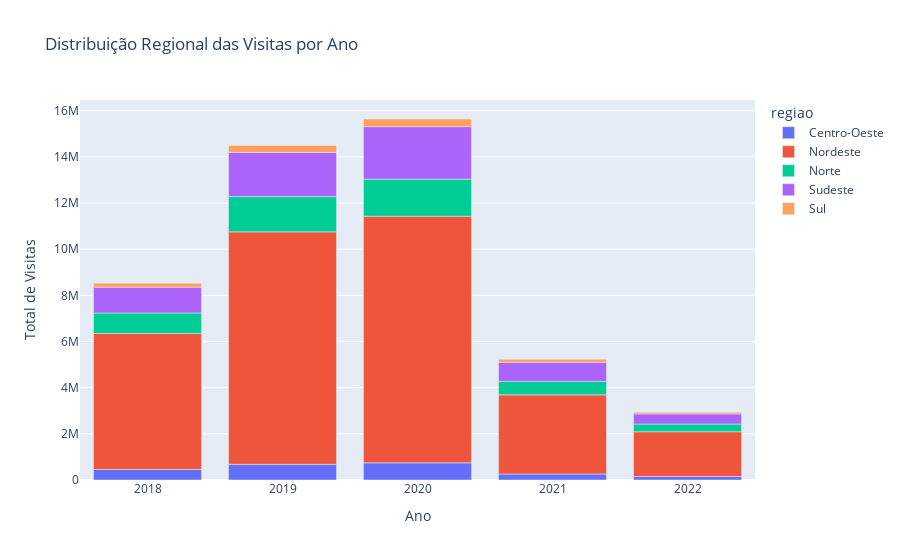

Notebook code cell kept with this figure:
### Code cell
df_municipios_top = df_pcf.groupby('codigo_ibge')['total_visitas'].sum().sort_values(ascending=False).head(20)

# Análise por região (primeiro dígito do código IBGE)
df_pcf['regiao'] = df_pcf['codigo_ibge'].astype(str).str[0].map({
    '1': 'Norte',
    '2': 'Nordeste',
    '3': 'Sudeste',
    '4': 'Sul',
    '5': 'Centro-Oeste'
})

df_regional = df_pcf.groupby(['ano', 'regiao'])['total_visitas'].sum().reset_index()

# Visualização por região
fig = px.bar(df_regional, x='ano', y='total_visitas', color='regiao',
             title='Distribuição Regional das Visitas por Ano',
             labels={'total_visitas': 'Total de Visitas', 'ano': 'Ano'})
fig.show()

### Figure 1 — Plotly figure (JSON) as saved in the notebook; plotly's stock layout.template omitted (floating-point values rounded to 4 significant figures)
{"data": [{"hovertemplate": "regiao=Centro-Oeste<br>Ano=%{x}<br>Total de Visitas=%{y}<extra></extra>", "legendgroup": "Centro-Oeste", "marker": {"color": "#636efa", "pattern": {"shape": ""}}, "name": "Centro-Oeste", "orientation": "v", "showlegend": true, "textposition": "auto", "type": "bar", "x": [2018, 2019, 2020, 2021, 2022], "xaxis": "x", "y": [457977, 680207, 742765, 260964, 153498], "yaxis": "y"}, {"hovertemplate": "regiao=Nordeste<br>Ano=%{x}<br>Total de Visitas=%{y}<extra></extra>", "legendgroup": "Nordeste", "marker": {"color": "#EF553B", "pattern": {"shape": ""}}, "name": "Nordeste", "orientation": "v", "showlegend": true, "textposition": "auto", "type": "bar", "x": [2018, 2019, 2020, 2021, 2022], "xaxis": "x", "y": [5889507, 10069795, 10683113, 3427621, 1936949], "yaxis": "y"}, {"hovertemplate": "regiao=Norte<br>Ano=%{x}<br>Total de Visitas=%{y}<extra></extra>", "legendgroup": "Norte", "marker": {"color": "#00cc96", "pattern": {"shape": ""}}, "name": "Norte", "orientation": "v", "showlegend": true, "textposition": "auto", "type": "bar", "x": [2018, 2019, 2020, 2021, 2022], "xaxis": "x", "y": [888238, 1528155, 1607887, 583431, 332913], "yaxis": "y"}, {"hovertemplate": "regiao=Sudeste<br>Ano=%{x}<br>Total de Visitas=%{y}<extra></extra>", "legendgroup": "Sudeste", "marker": {"color": "#ab63fa", "pattern": {"shape": ""}}, "name": "Sudeste", "orientation": "v", "showlegend": true, "textposition": "auto", "type": "bar", "x": [2018, 2019, 2020, 2021, 2022], "xaxis": "x", "y": [1119737, 1913023, 2272866, 831094, 440346], "yaxis": "y"}, {"hovertemplate": "regiao=Sul<br>Ano=%{x}<br>Total de Visitas=%{y}<extra></extra>", "legendgroup": "Sul", "marker": {"color": "#FFA15A", "pattern": {"shape": ""}}, "name": "Sul", "orientation": "v", "showlegend": true, "textposition": "auto", "type": "bar", "x": [2018, 2019, 2020, 2021, 2022], "xaxis": "x", "y": [169899, 299570, 332178, 126355, 69673], "yaxis": "y"}], "layout": {"barmode": "relative", "legend": {"title": {"text": "regiao"}, "tracegroupgap": 0}, "title": {"text": "Distribuição Regional das Visitas por Ano"}, "xaxis": {"anchor": "y", "domain": [0, 1], "title": {"text": "Ano"}}, "yaxis": {"anchor": "x", "domain": [0, 1], "title": {"text": "Total de Visitas"}}}}
